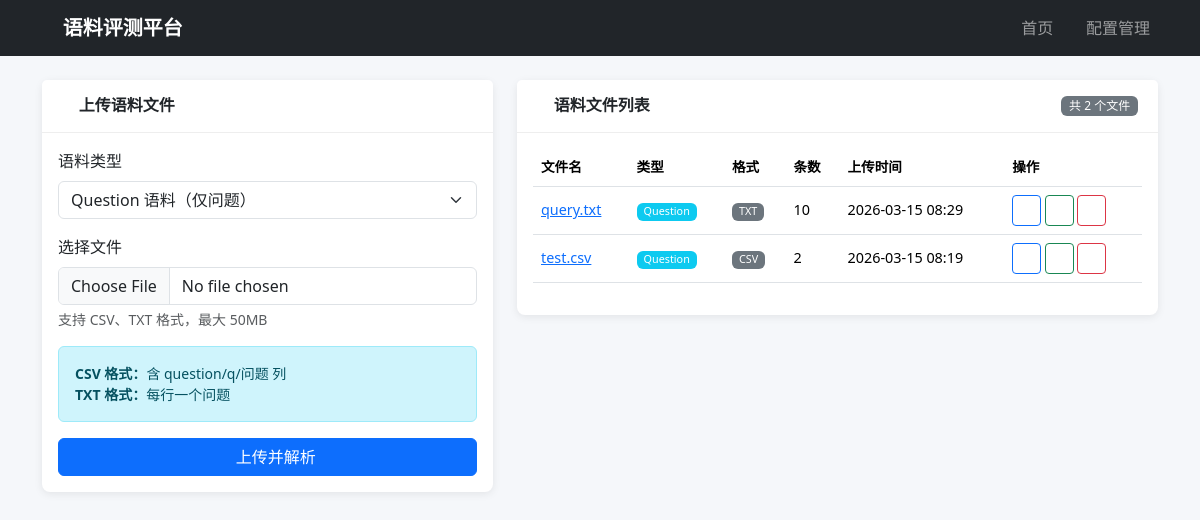
Before: / with the older database file.
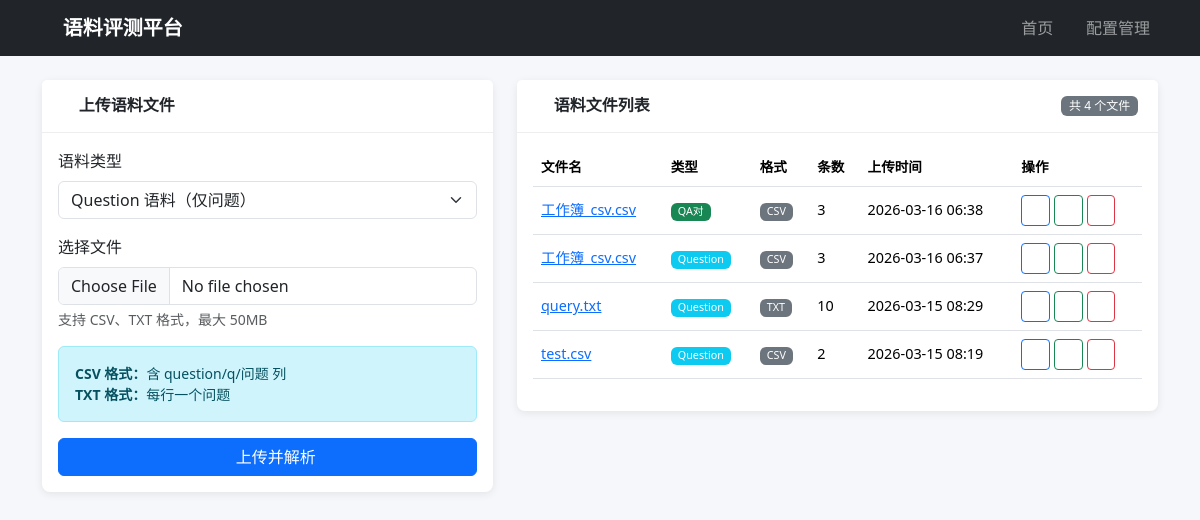
After: the same page with the newer database file.
### models.py (models this page shows)
class CorpusFile(db.Model):
    __tablename__ = 'corpus_file'
    id = db.Column(db.Integer, primary_key=True)
    filename = db.Column(db.String(500), nullable=False)
    original_name = db.Column(db.String(500), nullable=False)
    file_type = db.Column(db.String(10), nullable=False)  # csv / txt
    corpus_type = db.Column(db.String(20), nullable=False)  # question / qa
    record_count = db.Column(db.Integer, default=0)
    created_at = db.Column(db.DateTime, default=datetime.utcnow)
    items = db.relationship('CorpusItem', backref='corpus_file', lazy=True, cascade='all, delete-orphan')

### app.py (the view)
@app.route('/')
def index():
    files = CorpusFile.query.order_by(CorpusFile.created_at.desc()).all()
    configs = LLMConfig.query.all()
    return render_template('index.html', files=files, configs=configs)

### templates/index.html (shortened to what this page needs)
{% extends "base.html" %}
{% block content %}
<div class="row">
    <div class="col-md-5">
        <div class="card">
            <div class="card-header">
                <h5><i class="bi bi-cloud-upload"></i> 上传语料文件</h5>
            </div>
            <div class="card-body">
                <form id="upload-form" enctype="multipart/form-data">
                    <div class="mb-3">
                        <label class="form-label">语料类型</label>
                        <select name="corpus_type" class="form-select" id="corpus-type">
                            <option value="question">Question 语料（仅问题）</option>
                        </select>
                    </div>
                    <div class="mb-3">
                        <label class="form-label">选择文件</label>
                        <input type="file" name="file" class="form-control" accept=".csv,.txt" required>
                        <div class="form-text">支持 CSV、TXT 格式，最大 50MB</div>
                    </div>
                    <div id="format-hint-question" class="alert alert-info small">
                        <strong>CSV 格式：</strong>含 question/q/问题 列<br>
                        <strong>TXT 格式：</strong>每行一个问题
                    </div>
                    <button type="submit" class="btn btn-primary w-100">
                        <i class="bi bi-upload"></i> 上传并解析
                    </button>
                </form>
            </div>
        </div>
    </div>
    <div class="col-md-7">
        <div class="card">
            <div class="card-header d-flex justify-content-between align-items-center">
                <h5><i class="bi bi-folder2-open"></i> 语料文件列表</h5>
                <span class="badge bg-secondary">共 {{ files|length }} 个文件</span>
            </div>
            <div class="card-body">
                {% if files %}
                <div class="table-responsive">
                    <table class="table table-hover">
                        <thead>
                            <tr>
                                <th>文件名</th>
                                <th>类型</th>
                                <th>格式</th>
                                <th>条数</th>
                                <th>上传时间</th>
                                <th>操作</th>
                            </tr>
                        </thead>
                        <tbody>
                            {% for file in files %}
                            <tr>
                                <td>
                                    <a href="/corpus/{{ file.id }}">{{ file.original_name }}</a>
                                </td>
                                <td>
                                    {% if file.corpus_type == 'question' %}
                                    <span class="badge bg-info">Question</span>
                                    {% else %}
                                    <span class="badge bg-success">QA对</span>
                                    {% endif %}
                                </td>
                                <td><span class="badge bg-secondary">{{ file.file_type|upper }}</span></td>
                                <td>{{ file.record_count }}</td>
                                <td>{{ file.created_at.strftime('%Y-%m-%d %H:%M') }}</td>
                                <td>
                                    <a href="/corpus/{{ file.id }}" class="btn btn-sm btn-outline-primary">
                                        <i class="bi bi-eye"></i>
                                    </a>
                                    <a href="/api/export/{{ file.id }}" class="btn btn-sm btn-outline-success">
                                        <i class="bi bi-download"></i>
                                    </a>
                                    <button class="btn btn-sm btn-outline-danger" onclick="deleteCorpus({{ file.id }})">
                                        <i class="bi bi-trash"></i>
                                    </button>
                                </td>
                            </tr>
                            {% endfor %}
                        </tbody>
                    </table>
                </div>
                {% else %}
                <div class="text-center text-muted py-5">
                    <i class="bi bi-inbox" style="font-size: 3rem;"></i>
                    <p class="mt-2">暂无语料文件，请上传语料</p>
                </div>
                {% endif %}
            </div>
        </div>
    </div>
</div>
{% endblock %}

### templates/base.html (shortened to what this page needs)
<!DOCTYPE html>
<html lang="zh-CN">
<head>
    <link href="{{ url_for('static', filename='vendor/bootstrap/css/bootstrap.min.css') }}" rel="stylesheet">
    <link href="{{ url_for('static', filename='vendor/bootstrap-icons/bootstrap-icons.css') }}" rel="stylesheet">
    <link href="{{ url_for('static', filename='css/style.css') }}" rel="stylesheet">
</head>
<body>
    <nav class="navbar navbar-expand-lg navbar-dark bg-dark">
        <div class="container">
            <a class="navbar-brand" href="/">
                <i class="bi bi-clipboard-data"></i> 语料评测平台
            </a>
            <div class="navbar-nav ms-auto">
                <a class="nav-link" href="/"><i class="bi bi-house"></i> 首页</a>
                <a class="nav-link" href="/config"><i class="bi bi-gear"></i> 配置管理</a>
            </div>
        </div>
    </nav>
    <div class="container mt-4">
        {% block content %}{% endblock %}
    </div>
</body>
</html>

### static/css/style.css (style rules this page uses)
body { background-color: #f5f7fa; }
.card { border: none; box-shadow: 0 2px 8px rgba(0, 0, 0, 0.08); border-radius: 8px; margin-bottom: 1rem; }
.card-header { background-color: #fff; border-bottom: 1px solid #eee; padding: 1rem 1.25rem; }
.card-header h5 { margin: 0; font-size: 1rem; font-weight: 600; }
.table th { font-weight: 600; font-size: 0.85rem; white-space: nowrap; }
.table td { font-size: 0.9rem; vertical-align: middle; }
.badge { font-weight: 500; }
.navbar-brand { font-weight: 700; }

Changed rows visible on the page:
added CorpusFile: original_name "工作簿_csv.csv", corpus_type "QA对", file_type "CSV", record_count "3", created_at "2026-03-16 06:38"
added CorpusFile: original_name "工作簿_csv.csv", corpus_type "Question", file_type "CSV", record_count "3", created_at "2026-03-16 06:37"
Other visible differences:
{{ files|length }}: "2" → "4"
